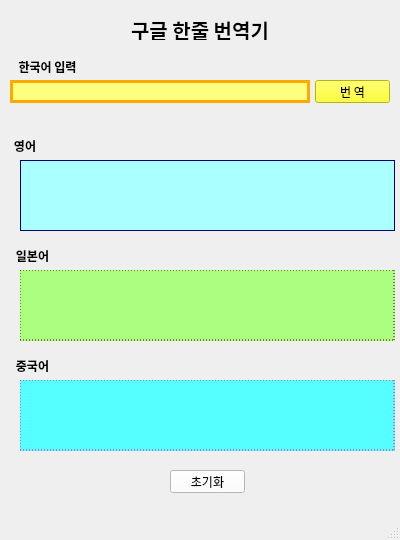
<?xml version="1.0" encoding="UTF-8"?>
<ui version="4.0">
 <class>MainWindow</class>
 <widget class="QMainWindow" name="MainWindow">
  <property name="geometry">
   <rect>
    <x>0</x>
    <y>0</y>
    <width>400</width>
    <height>540</height>
   </rect>
  </property>
  <property name="windowTitle">
   <string>MainWindow</string>
  </property>
  <widget class="QWidget" name="centralwidget">
   <widget class="QLabel" name="label">
    <property name="geometry">
     <rect>
      <x>100</x>
      <y>20</y>
      <width>200</width>
      <height>20</height>
     </rect>
    </property>
    <property name="font">
     <font>
      <family>HY견고딕</family>
      <pointsize>15</pointsize>
      <weight>75</weight>
      <bold>true</bold>
     </font>
    </property>
    <property name="text">
     <string>구글 한줄 번역기</string>
    </property>
    <property name="alignment">
     <set>Qt::AlignCenter</set>
    </property>
   </widget>
   <widget class="QLabel" name="label_2">
    <property name="geometry">
     <rect>
      <x>10</x>
      <y>61</y>
      <width>75</width>
      <height>12</height>
     </rect>
    </property>
    <property name="font">
     <font>
      <family>HY중고딕</family>
      <weight>75</weight>
      <bold>true</bold>
     </font>
    </property>
    <property name="text">
     <string>한국어 입력</string>
    </property>
    <property name="alignment">
     <set>Qt::AlignCenter</set>
    </property>
   </widget>
   <widget class="QLabel" name="label_3">
    <property name="geometry">
     <rect>
      <x>10</x>
      <y>140</y>
      <width>30</width>
      <height>12</height>
     </rect>
    </property>
    <property name="font">
     <font>
      <family>HY중고딕</family>
      <weight>75</weight>
      <bold>true</bold>
     </font>
    </property>
    <property name="text">
     <string>영어</string>
    </property>
    <property name="alignment">
     <set>Qt::AlignCenter</set>
    </property>
   </widget>
   <widget class="QLabel" name="label_4">
    <property name="geometry">
     <rect>
      <x>10</x>
      <y>250</y>
      <width>45</width>
      <height>12</height>
     </rect>
    </property>
    <property name="font">
     <font>
      <family>HY중고딕</family>
      <weight>75</weight>
      <bold>true</bold>
     </font>
    </property>
    <property name="text">
     <string>일본어</string>
    </property>
    <property name="alignment">
     <set>Qt::AlignCenter</set>
    </property>
   </widget>
   <widget class="QLabel" name="label_5">
    <property name="geometry">
     <rect>
      <x>10</x>
      <y>360</y>
      <width>45</width>
      <height>12</height>
     </rect>
    </property>
    <property name="font">
     <font>
      <family>HY중고딕</family>
      <weight>75</weight>
      <bold>true</bold>
     </font>
    </property>
    <property name="text">
     <string>중국어</string>
    </property>
    <property name="alignment">
     <set>Qt::AlignCenter</set>
    </property>
   </widget>
   <widget class="QPushButton" name="bnt1">
    <property name="geometry">
     <rect>
      <x>315</x>
      <y>80</y>
      <width>75</width>
      <height>23</height>
     </rect>
    </property>
    <property name="font">
     <font>
      <family>HY헤드라인M</family>
     </font>
    </property>
    <property name="styleSheet">
     <string notr="true">background-color:rgb(255, 255, 0)</string>
    </property>
    <property name="text">
     <string>번 역</string>
    </property>
   </widget>
   <widget class="QPushButton" name="init_btn">
    <property name="geometry">
     <rect>
      <x>170</x>
      <y>470</y>
      <width>75</width>
      <height>23</height>
     </rect>
    </property>
    <property name="font">
     <font>
      <family>HY헤드라인M</family>
     </font>
    </property>
    <property name="styleSheet">
     <string notr="true">background-color:rgb(255, 255, 255)</string>
    </property>
    <property name="text">
     <string>초기화</string>
    </property>
   </widget>
   <widget class="QLineEdit" name="lineEdit1">
    <property name="geometry">
     <rect>
      <x>10</x>
      <y>80</y>
      <width>300</width>
      <height>23</height>
     </rect>
    </property>
    <property name="styleSheet">
     <string notr="true">background-color : rgb(255, 255, 127); color : rgb(0, 0, 0); border-color : rgb(255, 170, 0); border-style : solid; border-width : 3px</string>
    </property>
   </widget>
   <widget class="QTextEdit" name="textEdit1">
    <property name="geometry">
     <rect>
      <x>20</x>
      <y>160</y>
      <width>375</width>
      <height>71</height>
     </rect>
    </property>
    <property name="styleSheet">
     <string notr="true">background-color : rgb(170, 255, 255); color : rgb(0, 0, 255); border-color : rgb(0, 0, 127); border-style : double; border-width : 1px</string>
    </property>
   </widget>
   <widget class="QTextEdit" name="textEdit2">
    <property name="geometry">
     <rect>
      <x>20</x>
      <y>270</y>
      <width>375</width>
      <height>71</height>
     </rect>
    </property>
    <property name="styleSheet">
     <string notr="true">background-color : rgb(170, 255, 127); color : rgb(85, 0, 127); border-color :rgb(85, 0, 0); border-style : dotted; border-width : 1px</string>
    </property>
   </widget>
   <widget class="QTextEdit" name="textEdit3">
    <property name="geometry">
     <rect>
      <x>20</x>
      <y>380</y>
      <width>375</width>
      <height>71</height>
     </rect>
    </property>
    <property name="styleSheet">
     <string notr="true">background-color : rgb(85, 255, 255); color : rgb(170, 0, 0); border-color : rgb(255, 0, 127); border-style : dashed; border-width : 1px</string>
    </property>
   </widget>
  </widget>
  <widget class="QMenuBar" name="menubar">
   <property name="geometry">
    <rect>
     <x>0</x>
     <y>0</y>
     <width>400</width>
     <height>21</height>
    </rect>
   </property>
  </widget>
  <widget class="QStatusBar" name="statusbar"/>
 </widget>
 <resources/>
 <connections/>
</ui>
